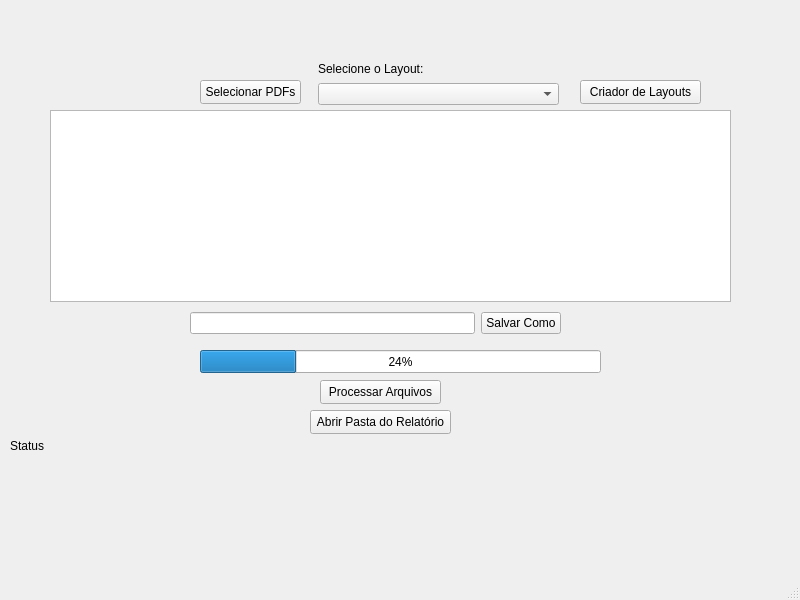
<?xml version="1.0" encoding="UTF-8"?>
<ui version="4.0">
 <class>MainWindow</class>
 <widget class="QMainWindow" name="MainWindow">
  <property name="geometry">
   <rect>
    <x>0</x>
    <y>0</y>
    <width>800</width>
    <height>600</height>
   </rect>
  </property>
  <property name="windowTitle">
   <string>NFSe Extrator</string>
  </property>
  <widget class="QWidget" name="centralwidget">
   <widget class="QPushButton" name="btn_select_pdfs">
    <property name="geometry">
     <rect>
      <x>200</x>
      <y>80</y>
      <width>101</width>
      <height>24</height>
     </rect>
    </property>
    <property name="text">
     <string>Selecionar PDFs</string>
    </property>
   </widget>
   <widget class="QListWidget" name="list_widget_files">
    <property name="geometry">
     <rect>
      <x>50</x>
      <y>110</y>
      <width>681</width>
      <height>192</height>
     </rect>
    </property>
    <property name="acceptDrops">
     <bool>true</bool>
    </property>
    <property name="dragDropMode">
     <enum>QAbstractItemView::DragDropMode::InternalMove</enum>
    </property>
   </widget>
   <widget class="QProgressBar" name="progress_bar">
    <property name="geometry">
     <rect>
      <x>200</x>
      <y>350</y>
      <width>401</width>
      <height>23</height>
     </rect>
    </property>
    <property name="value">
     <number>24</number>
    </property>
   </widget>
   <widget class="QLabel" name="label_status">
    <property name="geometry">
     <rect>
      <x>10</x>
      <y>420</y>
      <width>731</width>
      <height>51</height>
     </rect>
    </property>
    <property name="text">
     <string>Status</string>
    </property>
   </widget>
   <widget class="QPushButton" name="btn_process_files">
    <property name="geometry">
     <rect>
      <x>320</x>
      <y>380</y>
      <width>121</width>
      <height>24</height>
     </rect>
    </property>
    <property name="text">
     <string>Processar Arquivos</string>
    </property>
   </widget>
   <widget class="QWidget" name="layoutWidget">
    <property name="geometry">
     <rect>
      <x>318</x>
      <y>60</y>
      <width>241</width>
      <height>45</height>
     </rect>
    </property>
    <layout class="QVBoxLayout" name="verticalLayout">
     <item>
      <widget class="QLabel" name="SelecioneLayout">
       <property name="text">
        <string>Selecione o Layout:</string>
       </property>
      </widget>
     </item>
     <item>
      <widget class="QComboBox" name="combo_box_layouts"/>
     </item>
    </layout>
   </widget>
   <widget class="QWidget" name="layoutWidget">
    <property name="geometry">
     <rect>
      <x>190</x>
      <y>310</y>
      <width>371</width>
      <height>26</height>
     </rect>
    </property>
    <layout class="QHBoxLayout" name="horizontalLayout">
     <item>
      <widget class="QLineEdit" name="line_edit_output_path">
       <property name="readOnly">
        <bool>true</bool>
       </property>
      </widget>
     </item>
     <item>
      <widget class="QPushButton" name="btn_select_output">
       <property name="text">
        <string>Salvar Como</string>
       </property>
      </widget>
     </item>
    </layout>
   </widget>
   <widget class="QPushButton" name="btn_open_folder">
    <property name="geometry">
     <rect>
      <x>310</x>
      <y>410</y>
      <width>141</width>
      <height>24</height>
     </rect>
    </property>
    <property name="text">
     <string>Abrir Pasta do Relatório</string>
    </property>
   </widget>
   <widget class="QPushButton" name="btn_layout_builder">
    <property name="geometry">
     <rect>
      <x>580</x>
      <y>80</y>
      <width>121</width>
      <height>24</height>
     </rect>
    </property>
    <property name="text">
     <string>Criador de Layouts</string>
    </property>
   </widget>
  </widget>
  <widget class="QMenuBar" name="menubar">
   <property name="geometry">
    <rect>
     <x>0</x>
     <y>0</y>
     <width>800</width>
     <height>22</height>
    </rect>
   </property>
  </widget>
  <widget class="QStatusBar" name="statusbar"/>
 </widget>
 <resources/>
 <connections/>
</ui>
